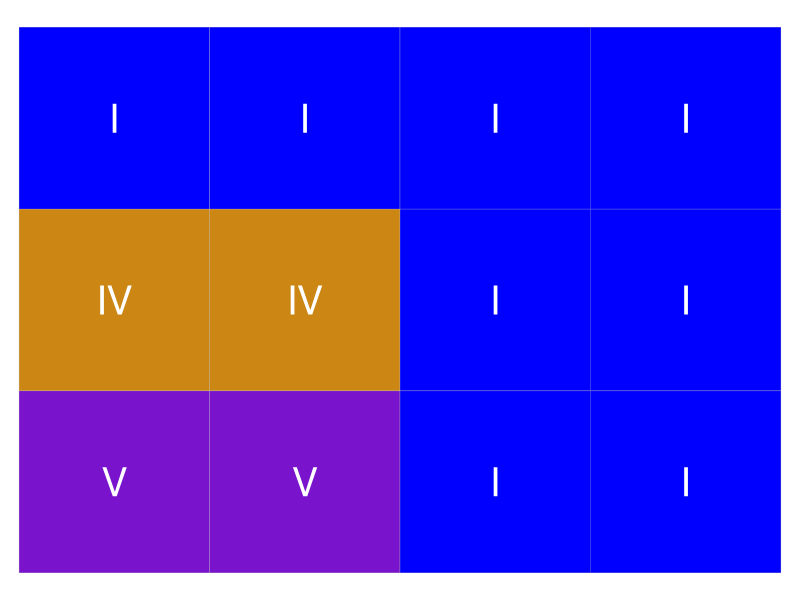
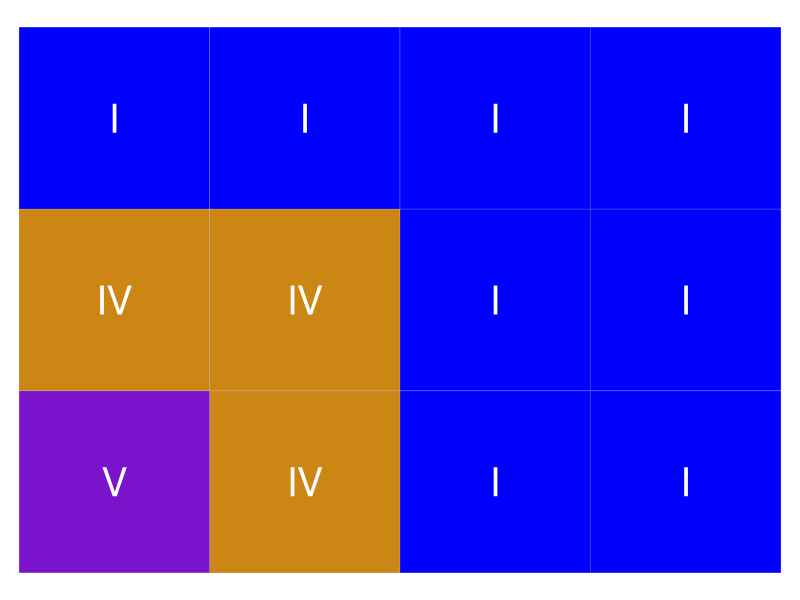
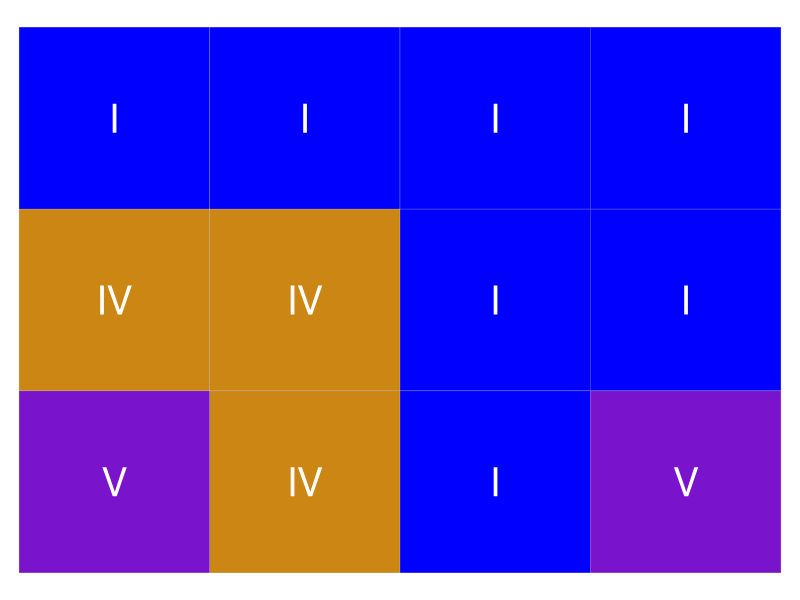
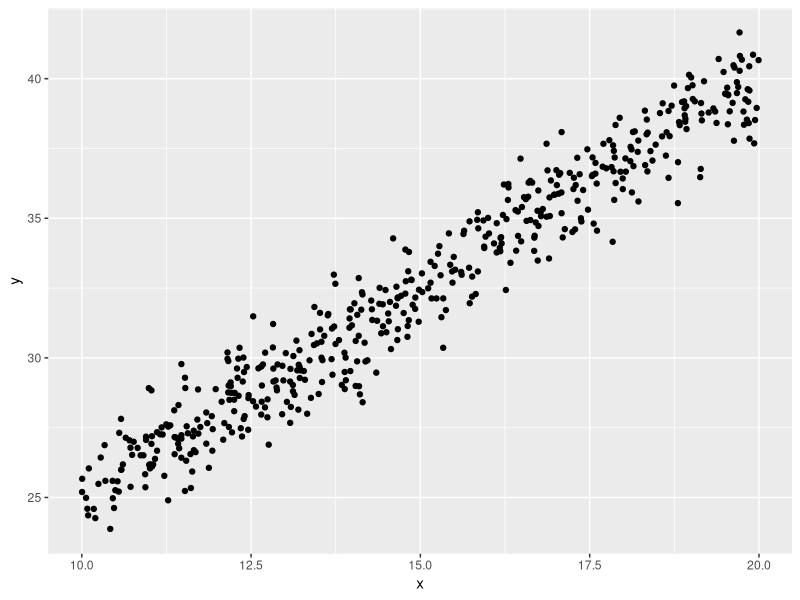
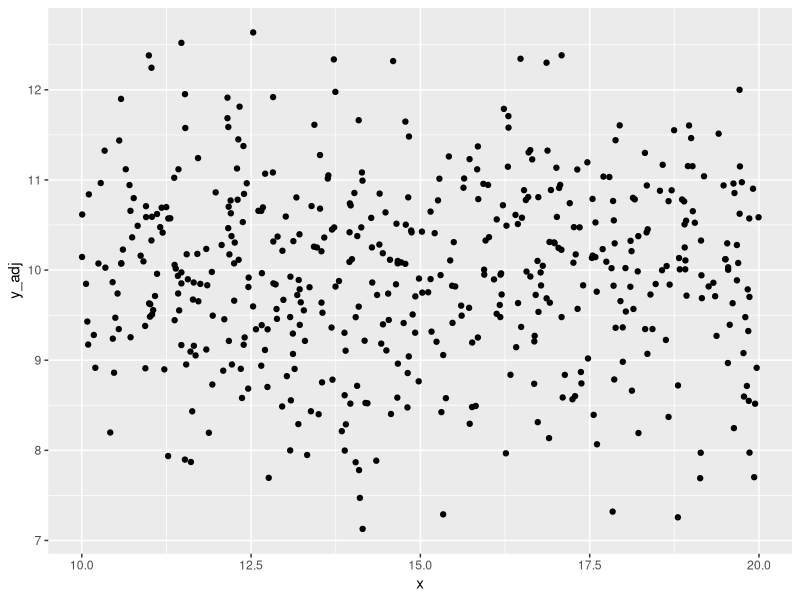
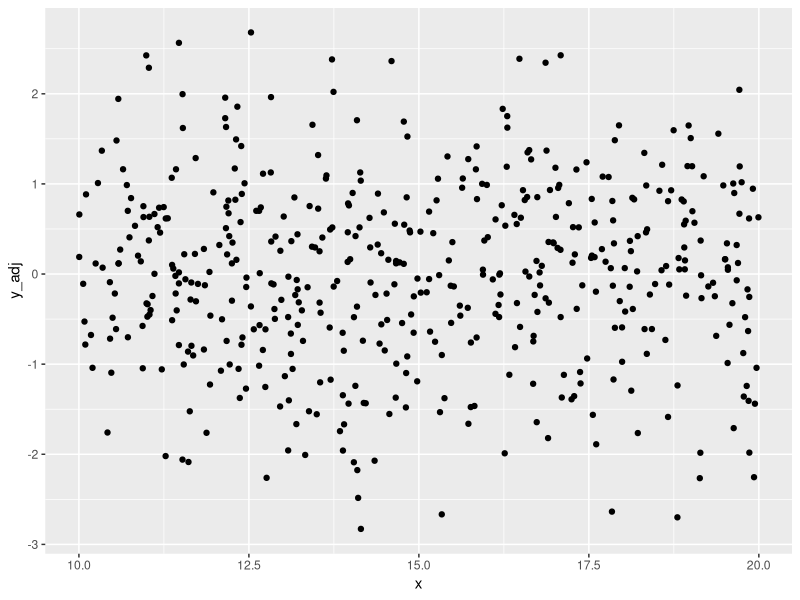
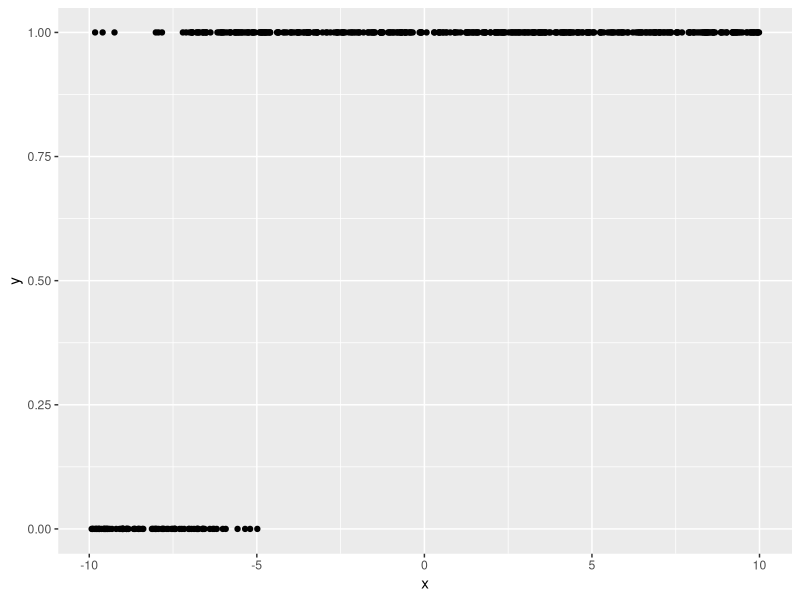
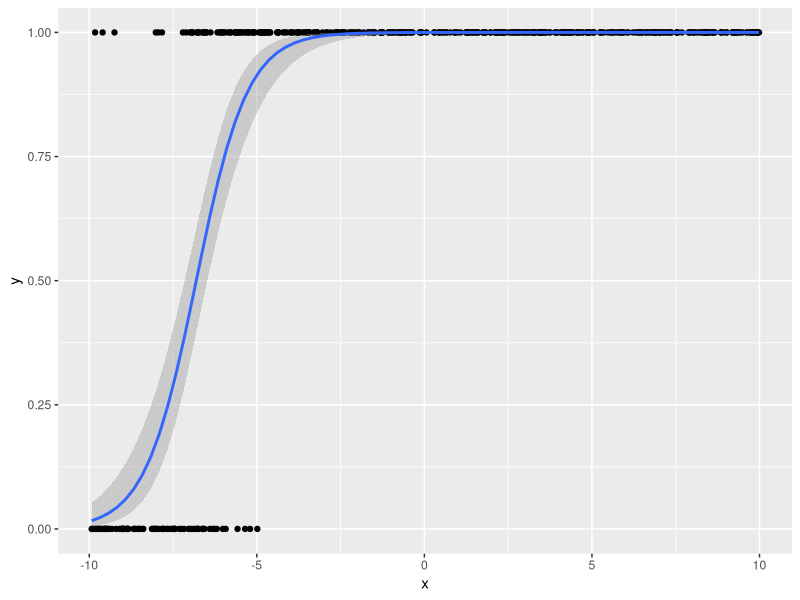

Reproduce these figures in R, in order.
## ---- chunk 1
library(tidyverse)
knitr::opts_chunk$set(
  echo = FALSE
  , message = FALSE
)
## ---- chunk 2
munge_blues <- function(tbl) {
  tbl %>% 
    tidyr::gather(bar, chord, -row) %>% 
    mutate(bar = gsub('bar_', "", bar))
}

plt_blues <- function(tbl) {
  tbl %>% 
    ggplot(aes(bar, row)) +
    geom_tile(aes(fill = chord), color = 'grey') + 
    geom_text(aes(label = chord), color = 'white', size = 10) +
    theme_void() + 
    theme(
      legend.position = 'none'
    ) +
    scale_y_reverse() +
    scale_fill_manual(values = c('#0000FF', '#CC8614', '#7914CC'))
}
## ---- chunk 3
tbl_blues <- tribble(
  ~row, ~bar_1, ~bar_2, ~bar_3, ~bar_4
  , 1 , 'I', 'I', 'I', 'I'
  , 2 , 'IV', 'IV', 'I', 'I'
  , 3 , 'V', 'V', 'I', 'I'
) %>% 
  munge_blues()
tbl_blues %>% 
  plt_blues()
## ---- chunk 4
tribble(
  ~row, ~bar_1, ~bar_2, ~bar_3, ~bar_4
  , 1 , 'I', 'I', 'I', 'I'
  , 2 , 'IV', 'IV', 'I', 'I'
  , 3 , 'V', 'IV', 'I', 'I'
) %>% 
  munge_blues() %>% 
  plt_blues()
## ---- chunk 5
tribble(
  ~row, ~bar_1, ~bar_2, ~bar_3, ~bar_4
  , 1 , 'I', 'I', 'I', 'I'
  , 2 , 'IV', 'IV', 'I', 'I'
  , 3 , 'V', 'IV', 'I', 'V'
) %>% 
  munge_blues() %>% 
  plt_blues()
## ---- chunk 6
set.seed(123)
sims <- 500
b_0 <- 10
b_1 <- 1.5
tbl_linear <- tibble(
    x = runif(sims, 10, 20)
  , e = rnorm(sims, 0, 1) 
) %>% 
  mutate(
    y = b_0 + b_1 * x + e
  )
## ---- chunk 7
tbl_linear %>% 
  ggplot(aes(x, y)) + 
  geom_point()
## ---- chunk 8
fit <- lm(y ~ 1 + x, data = tbl_linear)
b_0_fit <- coef(fit)[1]
b_1_fit <- coef(fit)[2]
tbl_linear <- tbl_linear %>% 
  mutate(
    y_adj = y - b_1_fit * x
  )
## ---- chunk 9
tbl_linear %>% 
  ggplot(aes(x, y_adj)) + 
  geom_point()
## ---- chunk 10
tbl_linear <- tbl_linear %>% 
  mutate(
      y_adj = y_adj - b_0_fit
    , y_adj_2 = y - b_0 - b_1 * x
  )

tbl_linear %>% 
  ggplot(aes(x, y_adj)) + 
  geom_point()
## ---- chunk 11
tbl_logistic <- tibble( 
    e = rlogis(sims)
  , x = runif(sims, -10, 10)
) %>% 
  mutate(
      latent = b_0 + b_1 * x + e
    , y = as.integer(latent > 0)
  )
## ---- chunk 12
tbl_logistic %>% 
  ggplot(aes(x, y)) + 
  geom_point()
## ---- chunk 13
tbl_logistic %>% 
  ggplot(aes(x, y)) + 
  geom_point() + 
  geom_smooth(method = glm,  method.args = list(family = "binomial"))
## ---- chunk 14
sims <- 50e3
tbl_poisson <- tibble(
  x = sample(100:1000, size = sims, replace = TRUE)
) %>% 
  mutate(
      mojo = b_0 + b_1 * x 
    # , mojo = log(mojo)
    , y = rpois(sims, mojo)
  )
## ---- chunk 15
tbl_poisson %>% 
  ggplot(aes(x, y)) +
  geom_hex()
